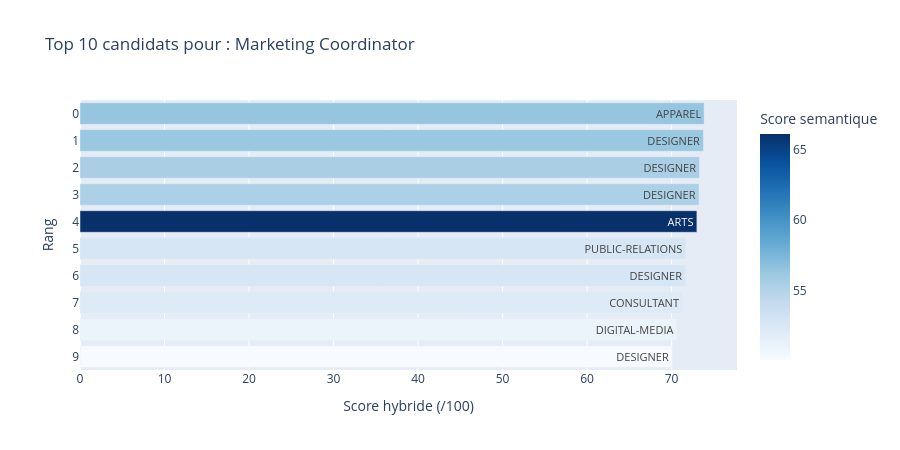

Notebook source saved alongside this figure:
### Code cell
# Visualisation du top 10
fig = px.bar(
    ranking,
    x='score',
    y=ranking.index.astype(str),
    orientation='h',
    color='semantic_score',
    title=f'Top 10 candidats pour : {job_title}',
    labels={
        'score': 'Score hybride (/100)',
        'y': 'Rang',
        'semantic_score': 'Score semantique'
    },
    color_continuous_scale='Blues',
    text='category'
)
fig.update_traces(textposition='inside')
fig.update_layout(height=450, yaxis={'autorange': 'reversed'})
fig.show()

### Figure 1 — Plotly figure (JSON) as saved in the notebook; plotly's stock layout.template omitted (floating-point values rounded to 4 significant figures)
{"data": [{"hovertemplate": "Score hybride (/100)=%{x}<br>Rang=%{y}<br>category=%{text}<br>Score semantique=%{marker.color}<extra></extra>", "legendgroup": "", "marker": {"color": [56.42, 56.26, 55.5, 55.4, 66.09, 52.8, 52.76, 52.12, 51.04, 50.14], "coloraxis": "coloraxis", "pattern": {"shape": ""}}, "name": "", "orientation": "h", "showlegend": false, "text": ["APPAREL", "DESIGNER", "DESIGNER", "DESIGNER", "ARTS", "PUBLIC-RELATIONS", "DESIGNER", "CONSULTANT", "DIGITAL-MEDIA", "DESIGNER"], "textposition": "inside", "type": "bar", "x": [73.85, 73.76, 73.3, 73.24, 72.99, 71.68, 71.65, 71.27, 70.62, 70.08], "xaxis": "x", "y": ["0", "1", "2", "3", "4", "5", "6", "7", "8", "9"], "yaxis": "y"}], "layout": {"barmode": "relative", "coloraxis": {"colorbar": {"title": {"text": "Score semantique"}}, "colorscale": [[0, "rgb(247,251,255)"], [0.125, "rgb(222,235,247)"], [0.25, "rgb(198,219,239)"], [0.375, "rgb(158,202,225)"], [0.5, "rgb(107,174,214)"], [0.625, "rgb(66,146,198)"], [0.75, "rgb(33,113,181)"], [0.875, "rgb(8,81,156)"], [1, "rgb(8,48,107)"]]}, "height": 450, "legend": {"tracegroupgap": 0}, "title": {"text": "Top 10 candidats pour : Marketing Coordinator"}, "xaxis": {"anchor": "y", "domain": [0, 1], "title": {"text": "Score hybride (/100)"}}, "yaxis": {"anchor": "x", "autorange": "reversed", "domain": [0, 1], "title": {"text": "Rang"}}}}
